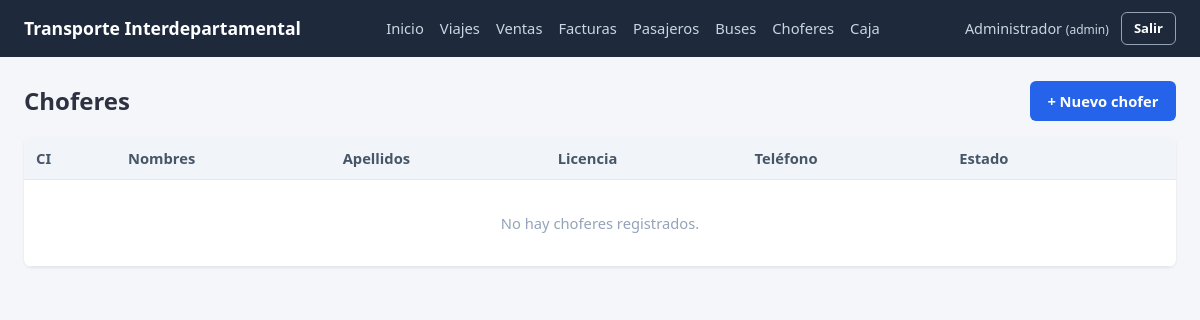
Before: /choferes/ (signed in) with the older database file.
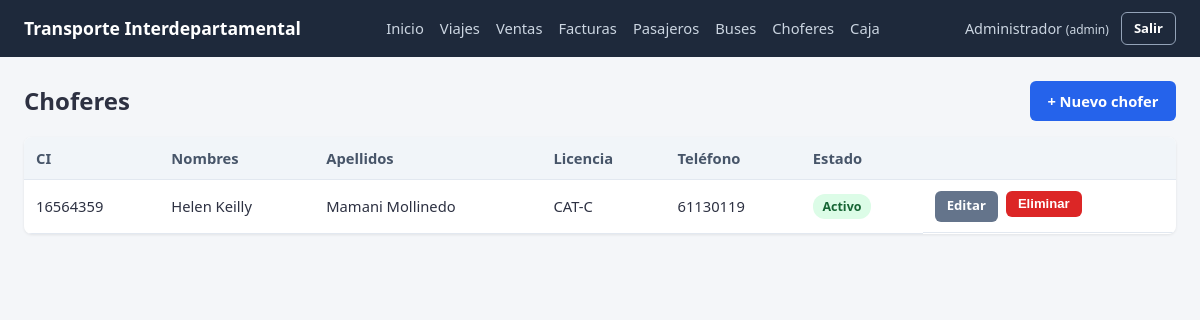
After: the same page with the newer database file.
### app/models/chofer.py (models this page shows, shortened)
class Chofer(db.Model):
    __tablename__ = "chofer"
    id_chofer = db.Column(db.Integer, primary_key=True, autoincrement=True)
    ci = db.Column(db.String(20), nullable=False, unique=True)
    nombres = db.Column(db.String(100), nullable=False)
    apellidos = db.Column(db.String(100), nullable=False)
    licencia = db.Column(db.String(30), nullable=False)
    telefono = db.Column(db.String(20))
    activo = db.Column(db.Boolean, nullable=False, default=True)
    viajes = db.relationship("Viaje", backref="chofer")

### app/routes/choferes.py (the view)
@choferes_bp.route("/")
@login_required
def listar():
    choferes = chofer_service.listar_choferes()
    return render_template("choferes/listar.html", choferes=choferes)

### app/services/chofer_service.py (called while the page is built)
def listar_choferes():
    return Chofer.query.order_by(Chofer.id_chofer.desc()).all()

### app/utils/auth.py (called while the page is built)
def login_required(view_func):
    @wraps(view_func)
    def wrapper(*args, **kwargs):
        if "id_usuario" not in session:
            flash("Debes iniciar sesión para continuar.", "warning")
            return redirect(url_for("auth.login"))
        return view_func(*args, **kwargs)
    return wrapper

### templates/choferes/listar.html (shortened to what this page needs)
{% extends "base.html" %}
{% block content %}
<div class="mb-2" style="display:flex; justify-content:space-between; align-items:center;">
    <h2>Choferes</h2>
    <a href="{{ url_for('choferes.crear') }}" class="btn btn-primary">+ Nuevo chofer</a>
</div>
<div class="table-wrapper">
    <table>
        <thead>
            <tr>
                <th>CI</th>
                <th>Nombres</th>
                <th>Apellidos</th>
                <th>Licencia</th>
                <th>Teléfono</th>
                <th>Estado</th>
                <th></th>
            </tr>
        </thead>
        <tbody>
            {% for chofer in choferes %}
            <tr>
                <td>{{ chofer.ci }}</td>
                <td>{{ chofer.nombres }}</td>
                <td>{{ chofer.apellidos }}</td>
                <td>{{ chofer.licencia }}</td>
                <td>{{ chofer.telefono or "-" }}</td>
                <td>
                    {% if chofer.activo %}
                    <span class="badge badge-success">Activo</span>
                    {% else %}
                    <span class="badge badge-gray">Inactivo</span>
                    {% endif %}
                </td>
                <td class="btn-group">
                    <a href="{{ url_for('choferes.editar', id_chofer=chofer.id_chofer) }}" class="btn btn-sm btn-secondary">Editar</a>
                    <form method="POST" action="{{ url_for('choferes.eliminar', id_chofer=chofer.id_chofer) }}" onsubmit="return confirmarAccion('¿Eliminar este chofer?')">
                        <button type="submit" class="btn btn-sm btn-danger">Eliminar</button>
                    </form>
                </td>
            </tr>
            {% else %}
            <tr><td colspan="7" class="empty-state">No hay choferes registrados.</td></tr>
            {% endfor %}
        </tbody>
    </table>
</div>
{% endblock %}

Changed rows visible on the page:
added Chofer: ci "16564359", nombres "Helen Keilly", apellidos "Mamani Mollinedo", licencia "CAT-C", telefono "61130119", activo "Activo"
Other visible differences:
text no longer shown: "No hay choferes registrados."
